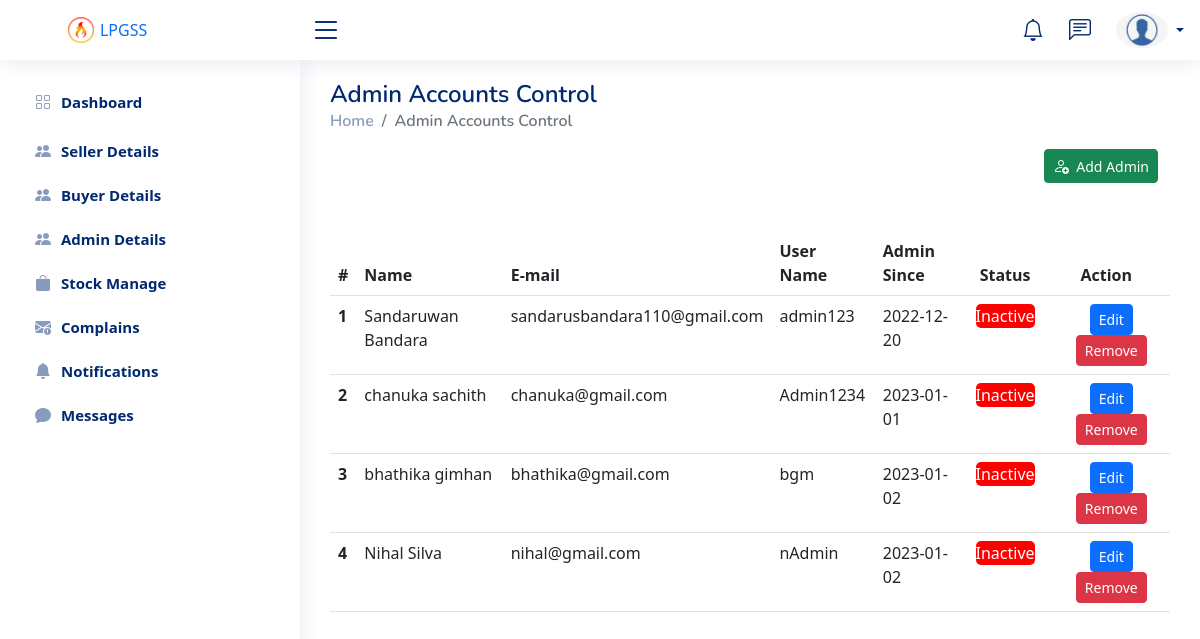
Screenshot of /pannels/admin/adminDetails.php (signed in) with the database file from the repository.
### tables this page shows
CREATE TABLE `user_details` (
  `nic` varchar(12) NOT NULL,
  `firstName` varchar(50) NOT NULL,
  `lastName` varchar(50) NOT NULL,
  `gmail` varchar(100) NOT NULL,
  `address` varchar(100) NOT NULL,
  `password` varchar(100) NOT NULL,
  `status` int NOT NULL DEFAULT '0',
  `registerd` timestamp NOT NULL DEFAULT CURRENT_TIMESTAMP,
  `roleId` int NOT NULL
);

### pannels/admin/adminDetails.php (the view, shortened to what this page needs)
<?php
    include_once "database/connection.php";
    $userNic = $_SESSION['user_id'];
    $loop = 1;
?>
<!DOCTYPE html>
<html lang="en">
<head>
    <link rel="stylesheet" href="styles/style.css">
    <link rel="stylesheet" href="vendor/bootstrap/css/bootstrap.min.css">
    <link rel="stylesheet" href="vendor/bootstrap-icons/bootstrap-icons.css">
    <link rel="stylesheet" href="vendor/boxicons/css/boxicons.min.css">
    <link rel="stylesheet" href="vendor/quill/quill.snow.css">
    <link rel="stylesheet" href="vendor/quill/quill.bubble.css">
    <link rel="stylesheet" href="vendor/remixicon/remixicon.css">
    <link rel="stylesheet" href="vendor/simple-datatables/style.css">
</head>
<body>
        <?php
            include_once "layouts/topnav.php";
            include_once "layouts/sidenavbar.php";
        ?>
   <main id="main" class="main aaccounts-view">
        <div class="pagetitle">
            <h1>Admin Accounts Control</h1>
            <nav>
                <ol class="breadcrumb">
                    <li class="breadcrumb-item"><a href="dashboard.php">Home</a></li>
                    <li class="breadcrumb-item active">Admin Accounts Control</li>
                </ol>
            </nav>
        </div>
        <div class="justify-content-right">
            <button class="btn btn-sm btn-success" style="margin-left: 85%;"  id="newAdmin"><i style="font-size: 1rem;" class="bi bi-person-add"></i>&nbsp;&nbsp;Add Admin</button>
        </div>
        <table class="table table-hover mt-5">
            <thead>
                <tr>
                    <th scope="col">#</th>
                    <th scope="col">Name</th>
                    <th scope="col">E-mail</th>
                    <th scope="col">User Name</th>
                    <th scope="col">Admin Since</th>
                    <th class="text-center" scope="col">Status</th>
                    <th class="text-center" scope="col">Action</th>
                </tr>
            </thead>
            <tbody>
                <?php
                    $query = mysqli_query($con, "SELECT * FROM admin_privileges WHERE adminNic = '$userNic'");
                    $row2 = mysqli_fetch_assoc($query);
                    if($row2['previlage'] == "simple"){
                        $query = mysqli_query($con, "SELECT * FROM user_details,roles,admin_privileges WHERE admin_privileges.adminNic = user_details.nic AND roles.id = user_details.roleId AND roles.name = 'admin' AND nic <> '$userNic'");
                        if(mysqli_num_rows($query) > 0){
                            while($row = mysqli_fetch_assoc($query)){
                                if($row['previlage'] == "super"){
                                    continue;
                                }
                                else{
                                    echo '
                                    <tr>
                                        <th scope="row">'.$loop.'</th>
                                        <td>'.$row['firstName'].'  '.$row['lastName'].'</td>
                                        <td>'.$row['gmail'].'</td>
                                        <td>'.$row['nic'].'</td>
                                        <td>'.date("Y-m-d",strtotime($row['registerd'])).'</td>
                                        <td class="text-center">'.($row['status'] == 0 ? "<p style='background: #f00; color: #fff; border-radius:5px;'>Inactive</p>": "<p style=' background: #0f0;color: #fff; border-radius: 5px'>Active</p>").'</td>
                                        <td class="text-center"><button class="btn btn-sm btn-primary" value="'.$row['nic'].'" onClick="editAdmin(this.value)">Edit</button> <button class="btn btn-sm btn-danger" value="'.$row['nic'].'" id="rmAdminV" onClick="deleteAdmin(this.value)">Remove</button></td>
                                    </tr>';
                                    ++$loop;
                                }
                            }
                        }
                        else{
                            echo '<tr>
                                <td colspan="7" class="text-center">No Accounts Found</td>
                            </tr>';
                        }
                    }
                    else{
                        $loop = 1;
                        $query = mysqli_query($con, "SELECT * FROM user_details,roles,admin_privileges WHERE admin_privileges.adminNic = user_details.nic AND roles.id = user_details.roleId AND roles.name = 'admin' AND nic <> '$userNic'");
                        if(mysqli_num_rows($query) > 0){
                            while($row = mysqli_fetch_assoc($query)){
                                echo '
                                    <tr>
                                        <th scope="row">'.$loop.'</th>
                                        <td>'.$row['firstName'].'  '.$row['lastName'].'</td>
                                        <td>'.$row['gmail'].'</td>
                                        <td>'.$row['nic'].'</td>
                                        <td>'.date("Y-m-d",strtotime($row['registerd'])).'</td>
                                        <td class="text-center">'.($row['status'] == 0 ? "<p style='background: #f00; color: #fff; border-radius:5px;'>Inactive</p>": "<p style=' background: #0f0;color: #fff; border-radius: 5px'>Active</p>").'</td>
                                        <td class="text-center"><button class="btn btn-sm btn-primary" value="'.$row['nic'].'" onClick="editAdmin(this.value)">Edit</button> <button class="btn btn-sm btn-danger" value="'.$row['nic'].'" onClick="deleteAdmin(this.value)">Remove</button></td>
                                    </tr>';
                                    ++$loop;
                            }
                        }
                        else{
                            echo '<tr>
                                <td colspan="7" class="text-center">No Accounts Found</td>
                            </tr>';
                        }
                    }
                ?>
            </tbody>
        </table>
    </main>
</body>
</html>

### pannels/admin/styles/style.css (style rules this page uses)
:root { scroll-behavior: smooth; }
body { font-family: "Open Sans", sans-serif; background: #f6f9ff; color: #444444; }
a { color: #4154f1; text-decoration: none; }
h1, h2, h3, h4, h5, h6 { font-family: "Nunito", sans-serif; }
#main { margin-top: 60px; padding: 20px 30px; transition: all 0.3s; }
.pagetitle { margin-bottom: 10px; }
.pagetitle h1 { font-size: 24px; margin-bottom: 0; font-weight: 600; color: #012970; }
.breadcrumb { font-size: 14px; font-family: "Nunito", sans-serif; color: #899bbd; font-weight: 600; }
.breadcrumb a { color: #899bbd; transition: 0.3s; }
.breadcrumb .breadcrumb-item::before { color: #899bbd; }
.breadcrumb .active { color: #51678f; font-weight: 600; }
@media (min-width: 1200px) { #main, #footer { margin-left: 300px; } }

### pannels/admin/adminDetails.php (style rules this page uses)
a { text-decoration: none; }
button { margin-left: 10px; }

### rows the page displays
user_details: firstName "Sandaruwan", lastName "Bandara", gmail "sandarusbandara110@gmail.com", nic "admin123", registerd "2022-12-20", status "Inactive"
user_details: firstName "chanuka", lastName "sachith", gmail "chanuka@gmail.com", nic "Admin1234", registerd "2023-01-01", status "Inactive"
user_details: firstName "bhathika", lastName "gimhan", gmail "bhathika@gmail.com", nic "bgm", registerd "2023-01-02", status "Inactive"
user_details: firstName "Nihal", lastName "Silva", gmail "nihal@gmail.com", nic "nAdmin", registerd "2023-01-02", status "Inactive"
